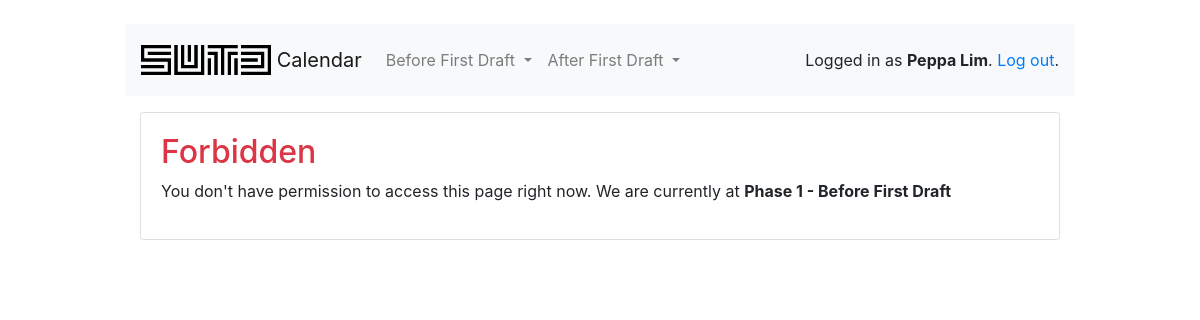
/403 (signed in), run on the app's committed database.
### loginpage/models.py (models this page shows)
class User(AbstractUser):
    user_type = models.PositiveSmallIntegerField(choices=USER_TYPE_CHOICES, default=5)
    first_name = models.CharField(max_length=50)
    last_name = models.CharField(max_length=50)
    phase = models.PositiveSmallIntegerField(choices=PHASE_CHOICES, default=1)
    def get_user_type(self):
        if self.user_type == usertypes['professor']:
            return 'Professor'
        elif self.user_type == usertypes['coursecoordinators']:
            return 'Course Coordinator'
        elif self.user_type == usertypes['sutdadmin']:
            return 'SUTD Admin'
        elif self.user_type == usertypes['timetableplanner']:
            return 'Timetable Planner'
        else:
            return 'Student'
    def get_phase(self):
        if self.phase == 1:
            return "Before First Draft"
        elif self.phase == 2:
            return "Drafting"
        elif self.phase == 3:
            return "Finalisation"
        else:
            return "None"

### loginpage/views/classroom.py (the view)
# urls.py: path('403', classroom.ForbiddenView.as_view(), name='403'),
class ForbiddenView(TemplateView):
    template_name = '403.html'

### templates/403.html (shortened to what this page needs)
{% extends 'base.html' %}
{% block content %}
	<h2 class="text-danger">Forbidden</h2>
	<p>You don't have permission to access this page right now. We are currently at <strong> Phase {{ user.phase }} - {{ user.get_phase }} </strong> </p>
{% endblock %}

### templates/base.html (shortened to what this page needs)
{% load static %}<!doctype html>
<html lang="en">
  <head>
    <link rel="stylesheet" href="https://maxcdn.bootstrapcdn.com/bootstrap/4.0.0/css/bootstrap.min.css">
    <link rel="stylesheet" type="text/css" href="{% static 'vendor/fontello-2f186091/css/fontello.css' %}">
    <link rel="stylesheet" type="text/css" href="{% static 'css/app.css' %}">
  </head>
  <body>
    <div class="container my-4">
      <div class="row justify-content-center">
        <div class="col-md-10 col-sm-12">
          <div class="row">
          <nav class="navbar navbar-expand-lg navbar-light bg-light col-12 mb-3">
            <a class="navbar-brand" href="{% url 'home' %}">
              <img src="{% static 'img/sutdlogo.png' %}" width="130" height="30" class="d-inline-block align-top" alt="">
              Calendar
            </a>
              <div class="collapse navbar-collapse" id="navbarSupportedContent">
                {% if user.get_user_type == 'Professor' %}
                  {% include 'professor_navbar.html' %}
                {% elif user.get_user_type == 'Timetable Planner' %}
                  {% include 'planner_navbar.html' %}
                {% endif %}
              </div>
            <div class="form-inline my-2 my-lg-0">
              {% if user.is_authenticated %}
                <p class="pt-3">Logged in as <strong>{{ user.first_name }} {{ user.last_name }}</strong>. <a href="{% url 'logout' %}">Log out</a>.</p>
              {% else %}
                <a href="{% url 'login' %}" class="btn btn-light" role="button">Log in</a>
                <a href="{% url 'signup' %}" class="btn btn-primary" role="button">Sign up</a>
              {% endif %}
            </div>
          </nav>
          </div>
          <div class="card mb-3">
            <div class="card-body">
              {% block content %}
              {% endblock %}
            </div>
          </div>
        </div>
      </div>
    </div>
  </body>
</html>

### data on the page
User: first_name "Peppa", last_name "Lim", phase "1", get_phase "Before First Draft"
